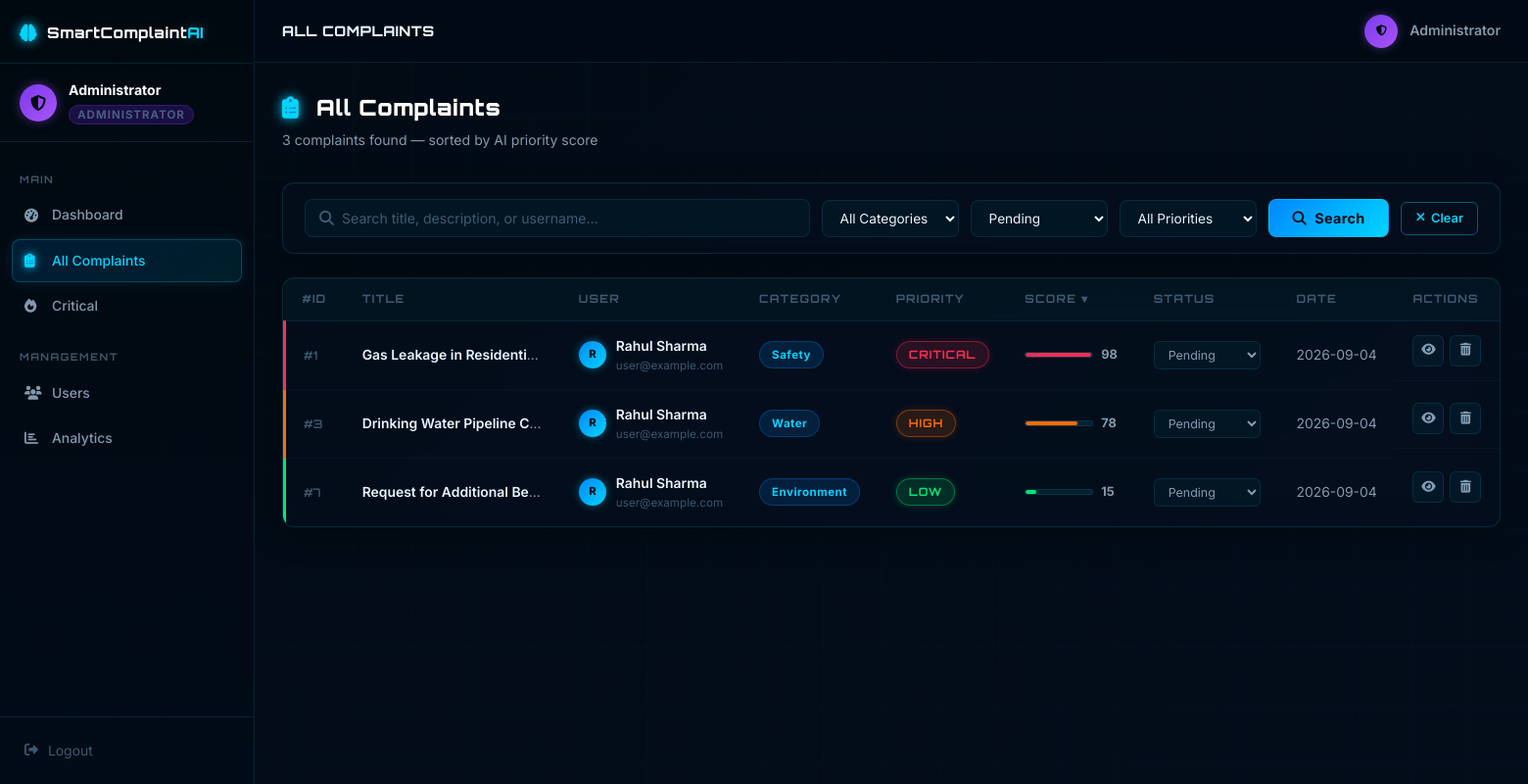
The page /admin/complaints?status=Pending (signed in) on the database its author committed.
### tables this page shows
CREATE TABLE complaints (
            id             INTEGER PRIMARY KEY AUTOINCREMENT,
            user_id        INTEGER NOT NULL,
            title          TEXT    NOT NULL,
            description    TEXT    NOT NULL,
            category       TEXT    NOT NULL,
            priority       TEXT    NOT NULL DEFAULT 'Low',
            priority_score INTEGER NOT NULL DEFAULT 0,
            status         TEXT    NOT NULL DEFAULT 'Pending',
            created_at     TEXT    NOT NULL DEFAULT (datetime('now')),
            updated_at     TEXT    NOT NULL DEFAULT (datetime('now')),
            FOREIGN KEY (user_id) REFERENCES users(id)
        );

CREATE TABLE users (
            id          INTEGER PRIMARY KEY AUTOINCREMENT,
            name        TEXT    NOT NULL,
            email       TEXT    NOT NULL UNIQUE,
            password    TEXT    NOT NULL,
            role        TEXT    NOT NULL DEFAULT 'user',
            created_at  TEXT    NOT NULL DEFAULT (datetime('now'))
        );

### app.py (the view)
@app.route('/admin/complaints')
@admin_required
def admin_complaints():
    search   = request.args.get('search', '').strip()
    category = request.args.get('category', '')
    status   = request.args.get('status', '')
    priority = request.args.get('priority', '')
    complaints = get_all_complaints(
        category = category or None,
        status   = status or None,
        priority = priority or None,
        search   = search or None,
    )
    return render_template(
        'admin_complaints.html',
        complaints  = complaints,
        categories  = CATEGORIES,
        statuses    = VALID_STATUSES,
        priorities  = ['Low', 'Medium', 'High', 'Critical'],
        search      = search,
        sel_cat     = category,
        sel_status  = status,
        sel_priority= priority,
    )

### app.py (called while the page is built)
def admin_required(f):
    @wraps(f)
    def decorated(*args, **kwargs):
        if 'user_id' not in session:
            flash('Please log in.', 'warning')
            return redirect(url_for('login'))
        if session.get('role') != 'admin':
            flash('Access denied. Admins only.', 'danger')
            return redirect(url_for('dashboard'))
        return f(*args, **kwargs)
    return decorated

### database.py (called while the page is built)
def get_connection():
    conn = sqlite3.connect(DB_PATH)
    conn.row_factory = sqlite3.Row  # Allows column access by name
    conn.execute("PRAGMA journal_mode=WAL")  # Better concurrency
    return conn

### templates/admin_complaints.html (shortened to what this page needs)
<!DOCTYPE html>
<html lang="en">
<head>
  <link rel="stylesheet" href="{{ url_for('static', filename='css/style.css') }}"/>
  <link rel="stylesheet" href="https://cdnjs.cloudflare.com/ajax/libs/font-awesome/6.5.0/css/all.min.css"/>
</head>
<body class="app-body">
  {% include 'partials/_sidebar_admin.html' %}
  <main class="app-main">
    <header class="app-topbar">
      <div class="topbar-title">All Complaints</div>
      <div class="topbar-right">
        <div class="user-avatar-small admin-av"><i class="fas fa-shield-alt"></i></div>
        <span class="topbar-name">{{ session.user_name }}</span>
      </div>
    </header>
    <div class="page-content">
      <div class="page-header">
        <div>
          <h1 class="page-title"><i class="fas fa-clipboard-list"></i> All Complaints</h1>
          <p class="page-subtitle">{{ complaints|length }} complaint{{ 's' if complaints|length != 1 else '' }} found — sorted by AI priority score</p>
        </div>
      </div>
      <div class="card filter-card">
        <div class="card-body">
          <form method="GET" action="{{ url_for('admin_complaints') }}" class="filter-form admin-filter-form" id="adminFilterForm">
            <div class="filter-search">
              <i class="fas fa-search"></i>
              <input type="text" name="search" placeholder="Search title, description, or username…"
                     value="{{ search }}" id="searchInput"/>
            </div>
            <div class="filter-group">
              <select name="category" onchange="this.form.submit()">
                <option value="">All Categories</option>
              </select>
            </div>
            <div class="filter-group">
              <select name="status" onchange="this.form.submit()">
                {% for s in statuses %}
                  <option value="{{ s }}" {{ 'selected' if sel_status == s }}>{{ s }}</option>
                {% endfor %}
              </select>
            </div>
            <div class="filter-group">
              <select name="priority" onchange="this.form.submit()">
                <option value="">All Priorities</option>
              </select>
            </div>
            <button type="submit" class="btn-primary">
              <i class="fas fa-search"></i> Search
            </button>
            {% if search or sel_cat or sel_status or sel_priority %}
              <a href="{{ url_for('admin_complaints') }}" class="btn-outline-sm">
                <i class="fas fa-times"></i> Clear
              </a>
            {% endif %}
          </form>
        </div>
      </div>
      <div class="card">
        <div class="card-body p-0">
          {% if complaints %}
            <div class="complaint-table-wrap">
              <table class="complaint-table admin-table">
                <thead>
                  <tr>
                    <th>#ID</th>
                    <th>Title</th>
                    <th>User</th>
                    <th>Category</th>
                    <th>Priority</th>
                    <th>Score ▼</th>
                    <th>Status</th>
                    <th>Date</th>
                    <th>Actions</th>
                  </tr>
                </thead>
                <tbody>
                  {% for c in complaints %}
                  <tr class="row-{{ c.priority.lower() }}">
                    <td><span class="id-cell">#{{ c.id }}</span></td>
                    <td class="title-cell">
                      <a href="{{ url_for('admin_complaint_details', complaint_id=c.id) }}">
                        {{ c.title[:50] }}{% if c.title|length > 50 %}…{% endif %}
                      </a>
                    </td>
                    <td>
                      <div class="user-cell">
                        <div class="mini-avatar">{{ c.user_name[0].upper() }}</div>
                        <div>
                          <span>{{ c.user_name }}</span>
                          <small>{{ c.user_email }}</small>
                        </div>
                      </div>
                    </td>
                    <td><span class="cat-badge">{{ c.category }}</span></td>
                    <td><span class="priority-badge priority-{{ c.priority.lower() }}">{{ c.priority }}</span></td>
                    <td>
                      <div class="score-mini">
                        <div class="score-bar-sm">
                          <div class="score-fill-sm priority-bg-{{ c.priority.lower() }}" style="width:{{ c.priority_score }}%"></div>
                        </div>
                        <strong>{{ c.priority_score }}</strong>
                      </div>
                    </td>
                    <td>
                      <form method="POST" action="{{ url_for('admin_update_status', complaint_id=c.id) }}" class="inline-status-form">
                        <select name="status" class="status-select-inline" onchange="this.form.submit()">
                          {% for s in statuses %}
                            <option value="{{ s }}" {{ 'selected' if c.status == s }}>{{ s }}</option>
                          {% endfor %}
                        </select>
                      </form>
                    </td>
                    <td>{{ c.created_at[:10] }}</td>
                    <td class="actions-cell">
                      <a href="{{ url_for('admin_complaint_details', complaint_id=c.id) }}"
                         class="btn-table" title="View Details"><i class="fas fa-eye"></i></a>
                      <form method="POST" action="{{ url_for('admin_delete_complaint', complaint_id=c.id) }}"
                            style="display:inline"
                            onsubmit="return confirm('Delete complaint #{{ c.id }}?')">
                        <button type="submit" class="btn-table btn-table-danger" title="Delete">
                          <i class="fas fa-trash-alt"></i>
                        </button>
                      </form>
                    </td>
                  </tr>
                  {% endfor %}
                </tbody>
              </table>
            </div>
          {% endif %}
        </div>
      </div>
    </div>
  </main>
</body>
</html>

### rows shown on the page
complaints: id "1", title "Gas Leakage in Residenti…", name "R", user_name "Rahul Sharma", user_email "user@example.com", category "Safety", priority "CRITICAL", priority_score "98", created_at "2026-09-04"
complaints: id "3", title "Drinking Water Pipeline C…", name "R", user_name "Rahul Sharma", user_email "user@example.com", category "Water", priority "HIGH", priority_score "78", created_at "2026-09-04"
complaints: id "7", title "Request for Additional Be…", name "R", user_name "Rahul Sharma", user_email "user@example.com", category "Environment", priority "LOW", priority_score "15", created_at "2026-09-04"

### other values the page prints
{{ session.user_name }} "Administrator"
{{ complaints|length }} "3"
{{ 's' if complaints|length != 1 else '' }} "s"
form field status "Pending"
